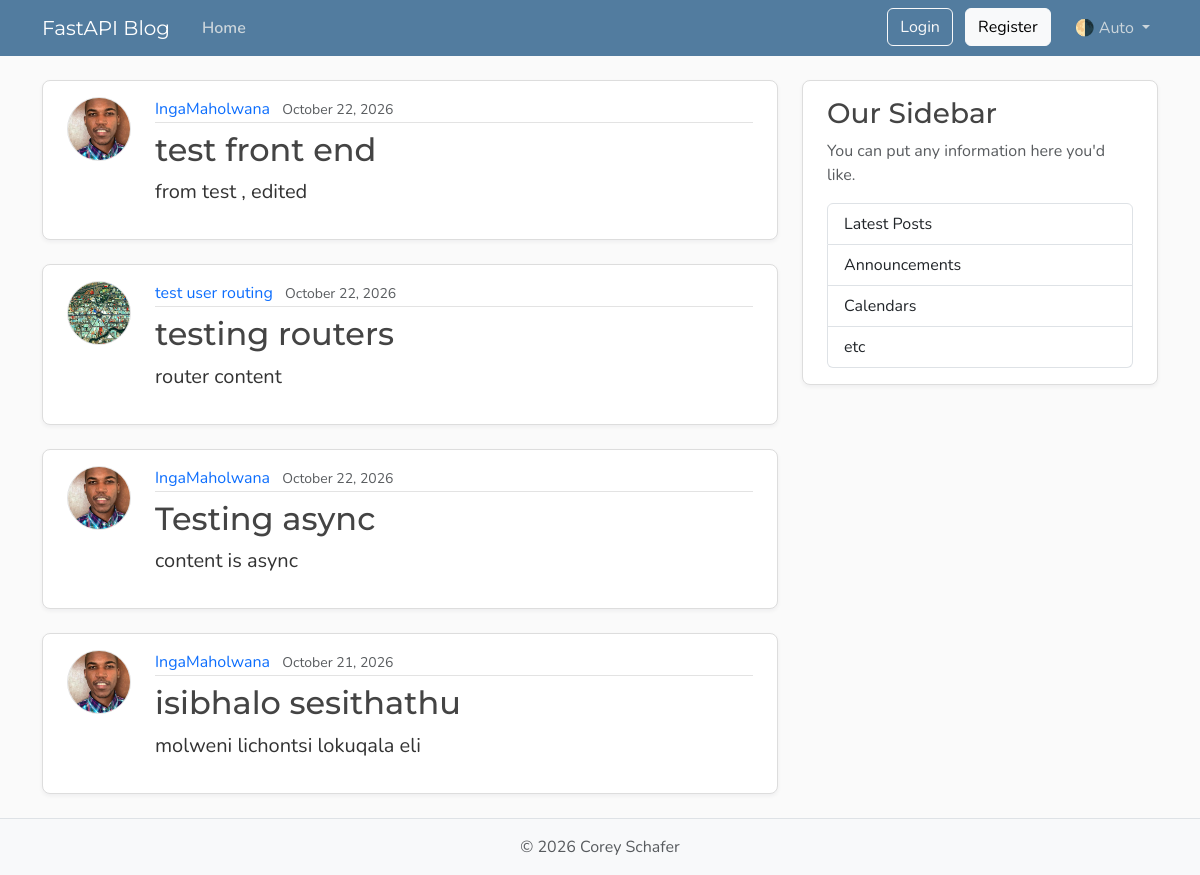
Page /posts on the earlier database version.
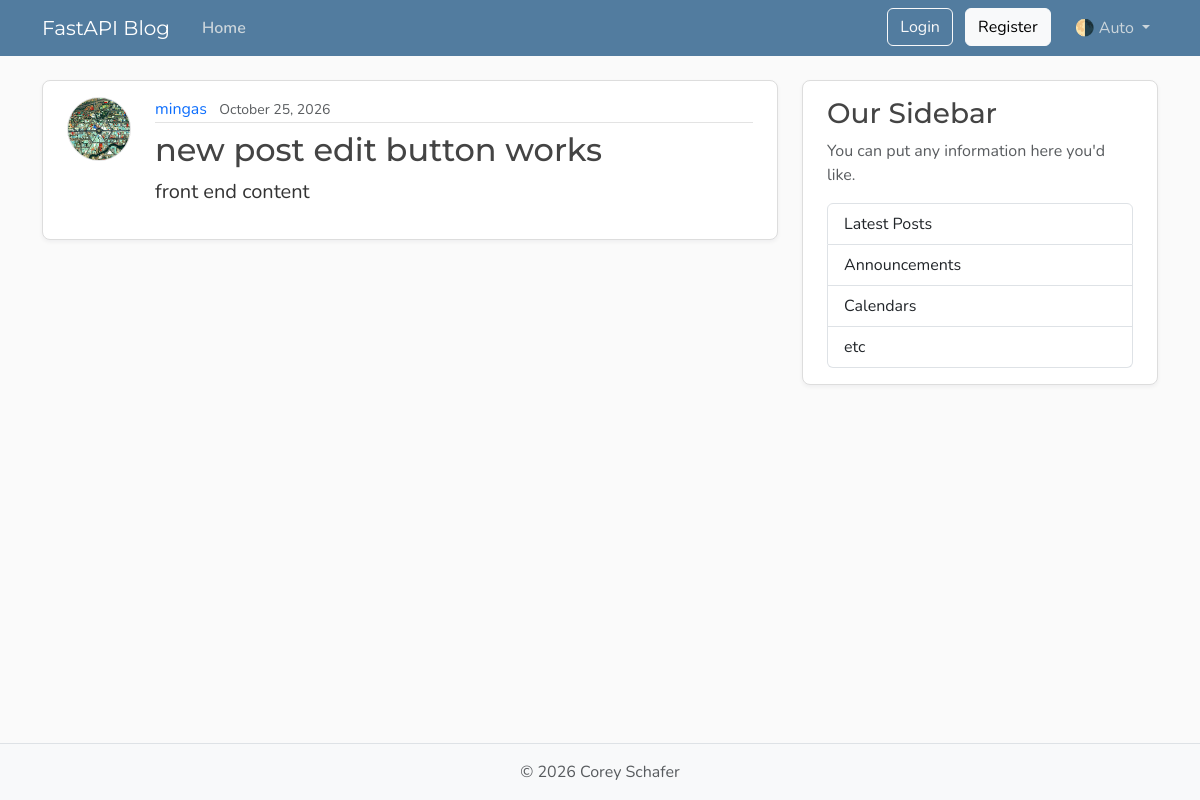
Same page on the later database version.
### models.py (models this page shows, shortened)
class Post(Base):
    __tablename__ = "posts"
    id: Mapped[int] = mapped_column(
        Integer, primary_key=True, index=True
    )
    title: Mapped[str] = mapped_column(
        String(100), nullable=False
    )
    content: Mapped[str] = mapped_column(
        Text, nullable=False
    )
    user_id: Mapped[int] = mapped_column(
        ForeignKey("users.id"),
        nullable=False,
        index=True,
    )
    date_posted: Mapped[datetime] = mapped_column(
        DateTime(timezone=True),
        default=lambda: datetime.now(timezone.utc),
    )
    author: Mapped[User] = relationship(
        back_populates="posts"
    )

class User(Base):
    __tablename__ = "users"
    id: Mapped[int] = mapped_column(
        Integer, primary_key=True, index=True
    )
    username: Mapped[str] = mapped_column(
        String(50), unique=True, nullable=False
    )
    email: Mapped[str] = mapped_column(
        String(120), unique=True, nullable=False
    )
    password_hash: Mapped[str] = mapped_column(
        String(200), nullable=False
    )
    image_file: Mapped[str | None] = mapped_column(
        String(200), nullable=True, default=None
    )
    posts: Mapped[list[Post]] = relationship(
        back_populates="author",
        cascade="all, delete-orphan",
    )

### main.py (the view)
@app.get("/", include_in_schema=False, name="home")
@app.get("/posts", include_in_schema=False, name="posts")
async def home(request: Request, db: Annotated[AsyncSession, Depends(get_db)]):
    result = await db.execute(
        select(models.Post)
        .options(selectinload(models.Post.author))
        .order_by(models.Post.date_posted.desc()),
    )
    posts = result.scalars().all()
    return templates.TemplateResponse(
        request,
        "home.html",
        {"posts": posts, "title": "Home"},
    )

### templates/home.html
{% extends "layout.html" %}
{% block content %}
  {% for post in posts %}
    <article class="content-section py-3 px-4 mb-4">
      <div class="d-flex align-items-start gap-4">
        <img class="rounded-circle article-img flex-shrink-0"
             src="{{ post.author.image_path }}"
             alt="{{ post.author.username }}'s profile picture"
             width="64"
             height="64"
             loading="lazy">
        <div class="flex-grow-1">
          <div class="article-metadata mb-2">
            <a class="me-2" href="{{ url_for('user_posts', user_id=post.author.id) }}">{{ post.author.username }}</a>
            <small class="text-body-secondary">{{ post.date_posted.strftime('%B %d, %Y') }}</small>
          </div>
          <h2>
            <a class="article-title" href="{{ url_for('post_page', post_id=post.id) }}">{{ post.title }}</a>
          </h2>
          <p class="article-content">{{ post.content }}</p>
        </div>
      </div>
    </article>
  {% endfor %}
{% endblock content %}

Differences in the rows shown:
removed Post: author.image_path (picture), author.username "IngaMaholwana", date_posted "October 22, 2026", title "test front end", content "from test , edited"
removed Post: author.username "test user routing", date_posted "October 22, 2026", title "testing routers", content "router content"
removed Post: author.image_path (picture), author.username "IngaMaholwana", date_posted "October 22, 2026", title "Testing async", content "content is async"
removed Post: author.image_path (picture), author.username "IngaMaholwana", date_posted "October 21, 2026", title "isibhalo sesithathu", content "molweni lichontsi lokuqala eli"
added Post: author.username "mingas", date_posted "October 25, 2026", title "new post edit button works", content "front end content"
